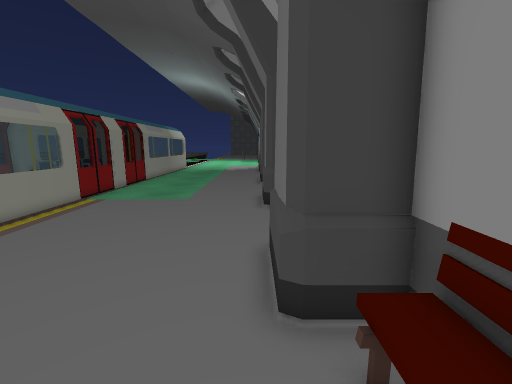
[1] (above)

15 first-person views from a walk through a 3-D level made in the Unity game engine. The camera is 1.5 m above the floor, tilts 10° down and sees 90° across. The floor is counted in squares, 0.5 m on a side. Each view is taken from the middle of a square. On the plan, view 1 faces up. The plan holds only what a view shows up to about 19 squares ahead; the rest is blank. The place goes on beyond the plan. Some animated figures are not drawn. Some surface patterns are stand-ins.

[2]
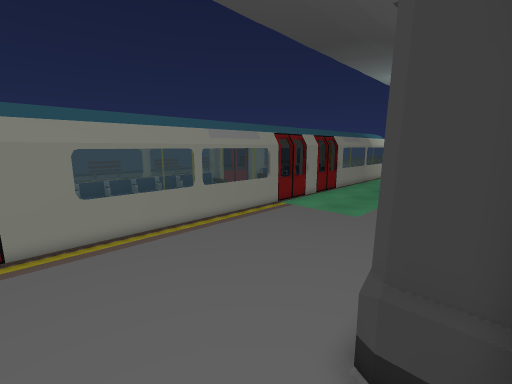

[3]
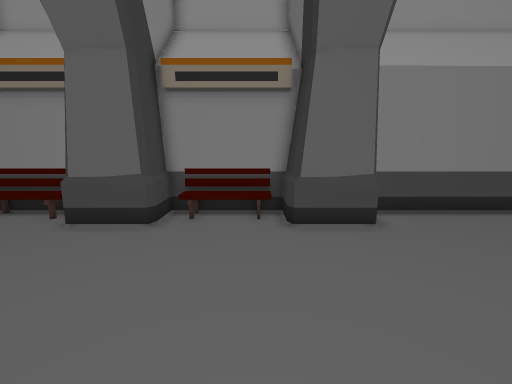

[4]
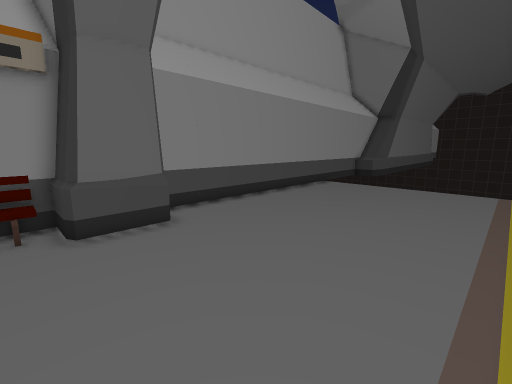

[5]
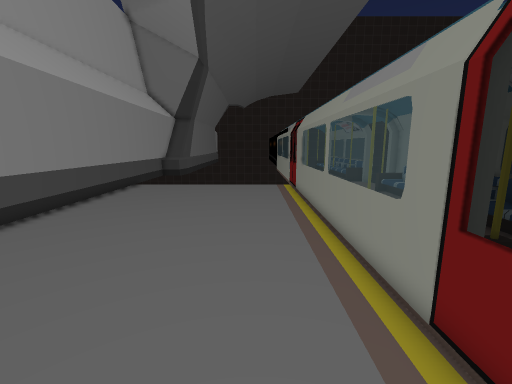

[6]
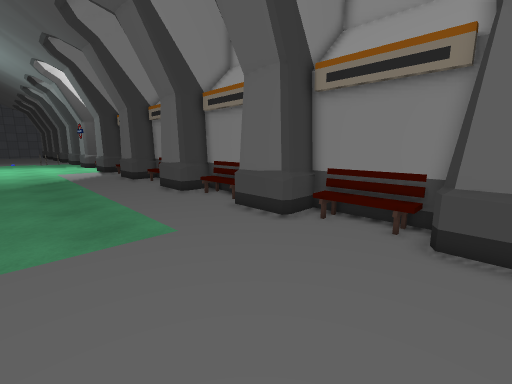

[7]
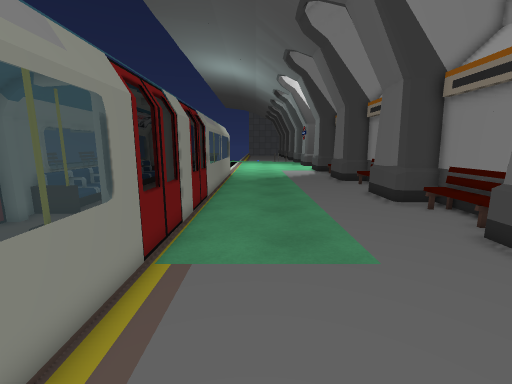

[8]
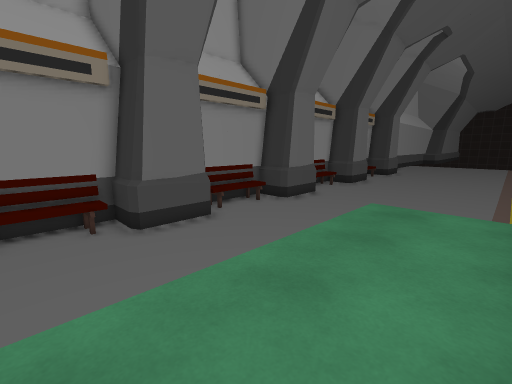

[9]
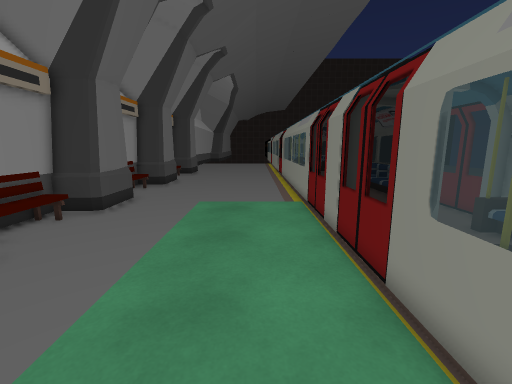

[10]
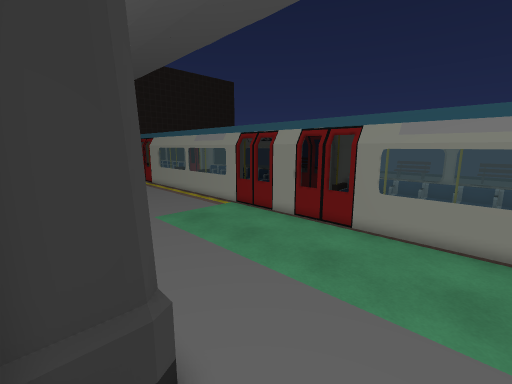

[11]
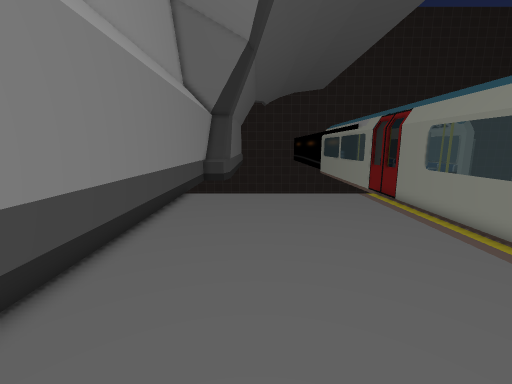

[12]
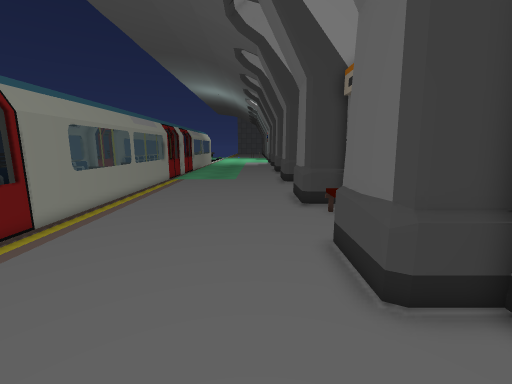

[13]
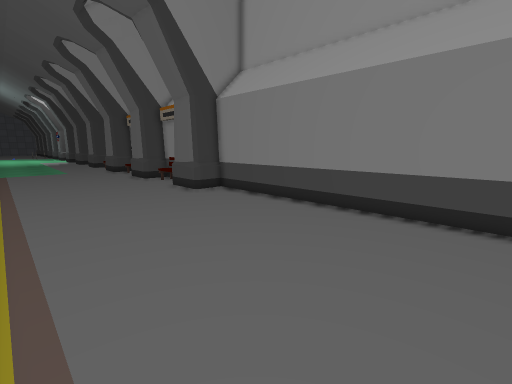

[14]
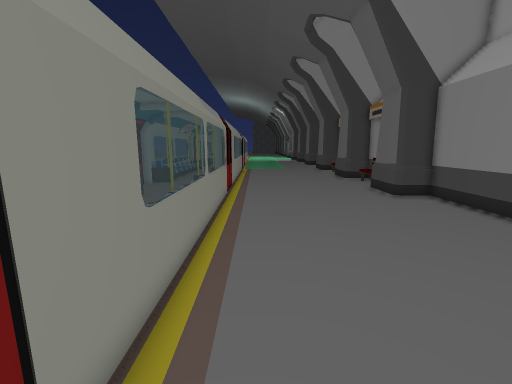

[15]
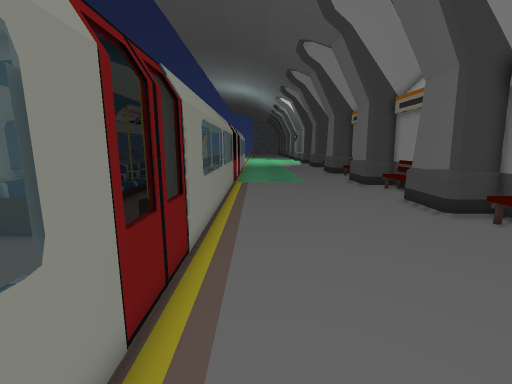

### Floor plan
Points are (right, up) in squares from view 1. A wall is a line through its corners. A room is listed if a view was taken in it or the views show most of it. See-through windows are left out.
Room 1 (views 1, 2, 3, 4, 5, 6, 7, 8, 9, 10, 11, 12, 13, 14, 15)
walls: (0.9, 4) (0.5, 4.3); (0.4, -1.8) (0.7, -1.5) (2.5, -1.5) (2.5, 3.9); (0.4, 6.8) (0.9, 7.4); (2.5, 4.1) (0.5, 4.1) (0.5, 7.3); (0.5, -4.6) (0.5, -1.2); (2.5, 7.3) (2.5, 12.8) (0.5, 12.8) (0.5, 16); (0.9, 12.7) (0.5, 13); (0.4, 15.6) (0.7, 15.9) (2.5, 15.9) (2.5, 21.2); (0.8, 21.4) (0.5, 21.7) (0.5, 24.3) (0.8, 24.6) (2.5, 24.6) (2.5, 28.1); (2.5, 21.5) (0.5, 21.5); (2.5, -23.2) (2.5, -4.6) (0.8, -4.6) (0.4, -4.3); (-9.9, 28.4) (-9.8, -23.1)
low walls: (0.9, 3.9) (0.5, 4.1); (0.5, -1.2) (2.6, -1.2); (0.5, -1.4) (0.9, -1.2); (2.5, 3.9) (0.7, 3.9) (0.5, 4.1); (0.5, 7.3) (0.8, 7.5); (0.8, -4.8) (0.5, -4.6); (2.7, -4.8) (0.7, -4.8) (0.5, -4.6); (0.8, 12.6) (0.5, 12.8); (0.9, 12.6) (0.4, 12.8); (2.5, 12.6) (0.5, 12.6); (0.5, 16) (0.9, 16.2); (0.5, 16.1) (2.5, 16.2); (0.9, 21.2) (0.5, 21.4); (2.5, 21.2) (0.5, 21.3); (0.4, 24.6) (0.8, 24.8) (2.6, 24.8)

Positions as (right, up) in squares from view 1, and headings:
1: (0, 0), facing up
2: (2, 0), facing up-left
3: (-9, 0), facing right
4: (-9, 0), facing down-right
5: (-7, 0), facing down
6: (-8, 6), facing up-right
7: (-7, 8), facing up
8: (-9, 28), facing down-right
9: (-7, 28), facing down
10: (2, 28), facing down-left
11: (-2, -4), facing down
12: (-2, -9), facing up
13: (-9, -20), facing up-right
14: (-8, -20), facing up
15: (-8, -7), facing up
